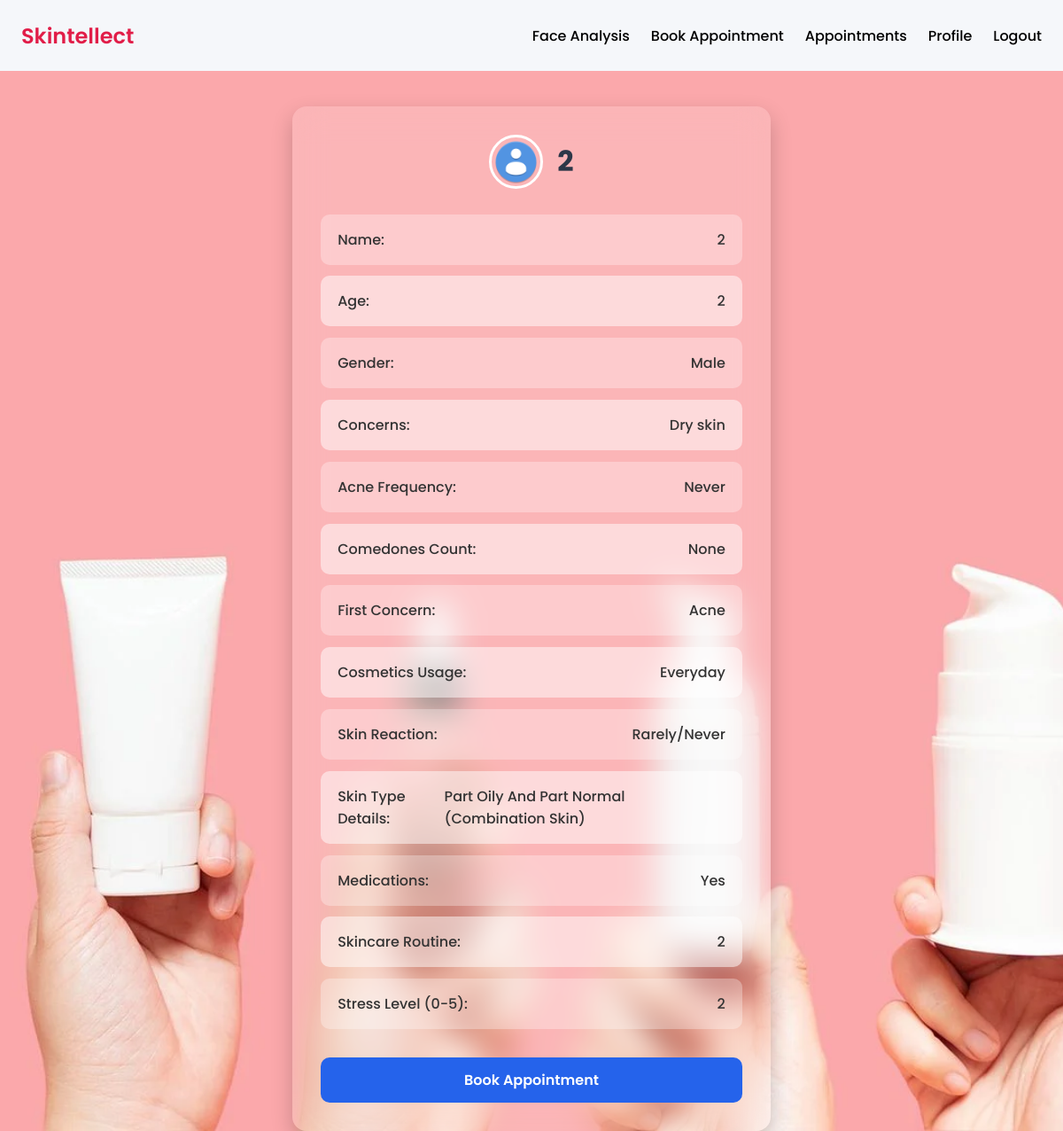
Screenshot of /profile (signed in) with the database file from the repository.
### tables this page shows
CREATE TABLE survey_responses (
                          id INTEGER PRIMARY KEY AUTOINCREMENT,
                          user_id INTEGER NOT NULL,
                          name TEXT NOT NULL,
                          age TEXT NOT NULL,
                          gender TEXT NOT NULL,
                          concerns TEXT NOT NULL,
                          acne_frequency TEXT NOT NULL,
                          comedones_count TEXT NOT NULL,
                          first_concern TEXT NOT NULL,
                          cosmetic_usage TEXT NOT NULL,
                          skin_reaction TEXT NOT NULL,
                          skin_type TEXT NOT NULL,
                          medications TEXT NOT NULL,
                          skincare_routine TEXT NOT NULL,
                          stress_level TEXT NOT NULL,
                          FOREIGN KEY (user_id) REFERENCES users(id));

### app.py (the view)
@app.route('/profile')
def profile():
    if 'username' in session:
        user_id = get_user(session['username'])[0]
        survey_response = get_survey_response(user_id)
        if survey_response:
            return render_template('profile.html',
                                   name=survey_response[2],
                                   age=survey_response[3],
                                   gender=survey_response[4],
                                   concerns=survey_response[5],
                                   acne_frequency=survey_response[6],
                                   comedones_count=survey_response[7],
                                   first_concern=survey_response[8],
                                   cosmetics_usage=survey_response[9],
                                   skin_reaction=survey_response[10],
                                   skin_type_details=survey_response[11],
                                   medications=survey_response[12],
                                   skincare_routine=survey_response[13],
                                   stress_level=survey_response[14],
                                  )
    return redirect('/')

### app.py (called while the page is built)
def get_user(username):
    with sqlite3.connect(DATABASE) as connection:
        cursor = connection.cursor()
        cursor.execute("SELECT * FROM users WHERE username = ?", (username,))
        return cursor.fetchone()

def get_survey_response(user_id):
    with sqlite3.connect(DATABASE) as connection:
        cursor = connection.cursor()
        cursor.execute("SELECT * FROM survey_responses WHERE user_id = ?", (user_id,))
        return cursor.fetchone()

### templates/profile.html (shortened to what this page needs)
{% extends 'layout.html' %}
{% block content %}
<div class="profile-container">
    <img src="{{ url_for('static', filename='assets/bg.webp') }}" alt="Background" class="bg-img">
    <div class="profile-card">
        <div class="profile-header">
            <img src="{{ url_for('static', filename='assets/user.png') }}" alt="User">
            <p>{{ name }}</p>
        </div>
        {% set fields = [
            ('Name', name), ('Age', age), ('Gender', gender),
            ('Concerns', concerns), ('Acne Frequency', acne_frequency),
            ('Comedones Count', comedones_count), ('First Concern', first_concern),
            ('Cosmetics Usage', cosmetics_usage), ('Skin Reaction', skin_reaction),
            ('Skin Type Details', skin_type_details), ('Medications', medications),
            ('Skincare Routine', skincare_routine), ('Stress Level (0-5)', stress_level)
        ] %}
        {% for label, value in fields %}
        <div class="info-box">
            <label>{{ label }}:</label>
            <span>{{ value }}</span>
        </div>
        {% endfor %}
        <a href="{{ url_for('bookappointment') }}" class="book-btn">Book Appointment</a>
    </div>
</div>
{% endblock %}

### templates/layout.html (shortened to what this page needs)
<!DOCTYPE html>
<html lang="en">
<head>
    <link rel="stylesheet" href="https://cdn.jsdelivr.net/npm/bootstrap-icons@1.11.3/font/bootstrap-icons.min.css">
</head>
<body>
    <nav>
        <div class="logo">Skintellect</div>
        <ul>
            <a href="{{url_for('predict')}}">Face Analysis</a>
            <a href="{{url_for('bookappointment')}}">Book Appointment</a>
            <a href="{{url_for('userappoint')}}">Appointments</a>
            <a href="{{url_for('profile')}}">Profile</a>
            <a href="{{url_for('logout')}}">Logout</a>
        </ul>
    </nav>
    <div class="content">
        {% block content %}{% endblock %}
    </div>
</body>
</html>

### templates/layout.html (style rules this page uses)
* { margin: 0; padding: 0; box-sizing: border-box; font-family: 'Poppins', sans-serif; }
body { overflow-x: hidden; }
nav { height: 10vh; display: flex; justify-content: space-between; align-items: center; padding: 0.5rem 1.5rem; box-shadow: 0px 4px 6px rgba(0, 0, 0, 0.1); }
nav .logo { font-size: 1.5rem; font-weight: 600; color: #E11D48; }
nav ul { display: flex; gap: 1.5rem; list-style: none; }
nav ul a { text-decoration: none; color: black; font-weight: 500; }

### templates/profile.html (style rules this page uses)
body { background-color: #F5F7FA; }
.profile-container { min-height: 100vh; display: flex; justify-content: center; align-items: center; position: relative; padding-top: 5vh; }
.bg-img { position: absolute; top: 0; left: 0; width: 100%; height: 100%; object-fit: cover; z-index: 0; }
.profile-card { width: 45vw; background: rgba(255, 255, 255, 0.15); border-radius: 16px; padding: 2rem; backdrop-filter: blur(18px); box-shadow: 0px 10px 25px rgba(0, 0, 0, 0.2); position: relative; z-index: 10; transition: transform 0.3s ease-in-out; }
.profile-header { display: flex; align-items: center; justify-content: center; margin-bottom: 1.8rem; gap: 1rem; }
.profile-header img { width: 3.8rem; height: 3.8rem; border-radius: 50%; border: 3px solid white; }
.profile-header p { font-size: 2rem; font-weight: 700; color: #2D3748; }
.info-box { display: flex; justify-content: space-between; padding: 1rem 1.2rem; border-radius: 10px; font-weight: 500; font-size: 1rem; color: #333; margin-bottom: 0.8rem; transition: background 0.3s; }
.info-box:nth-child(even) { background-color: rgba(255, 255, 255, 0.3); }
.info-box:nth-child(odd) { background-color: rgba(255, 255, 255, 0.5); }
.book-btn { display: block; text-align: center; margin-top: 2rem; padding: 0.8rem 1.5rem; background-color: #2563EB; color: white; font-weight: 600; border-radius: 10px; text-decoration: none; transition: background 0.3s ease-in-out; }

### rows the page displays
survey_responses: label "Gender", gender "Male", label "Concerns", concerns "Dry skin", label "Acne Frequency", acne_frequency "Never", label "Comedones Count", comedones_count "None", label "First Concern", first_concern "Acne", label "Cosmetics Usage", cosmetic_usage "Everyday", label "Skin Reaction", skin_reaction "Rarely/Never", label "Skin Type Details", skin_type "Part Oily And Part Normal (Combination Skin)", label "Medications", medications "Yes"

### other values shown
{{ name }} "2"
{{ label }} "Name" "Age" "Skincare Routine" "Stress Level (0-5)"
{{ value }} "2" "2" "2" "2"
